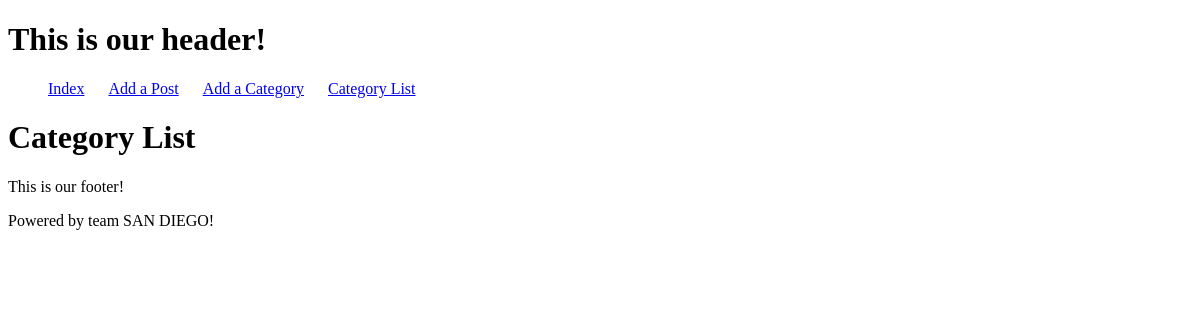
Page /category_list.php on the earlier database version.
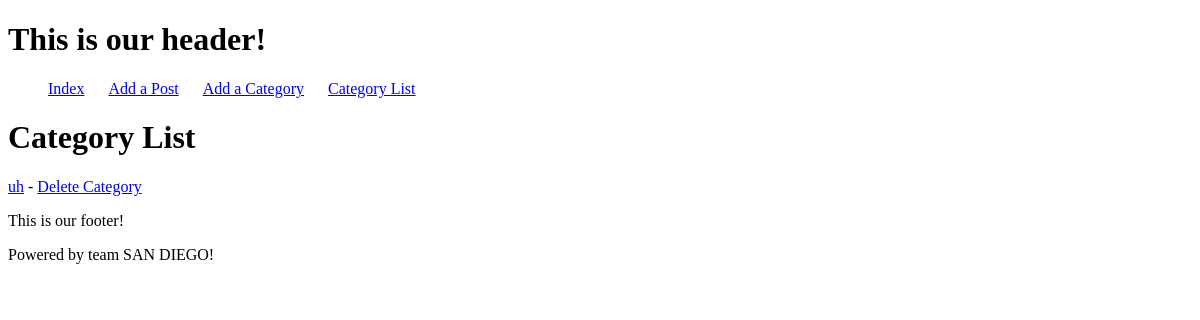
Same page on the later database version.
### tables this page shows
CREATE TABLE IF NOT EXISTS `cat` (
  `id` int(11) NOT NULL,
  `name` varchar(255) NOT NULL
);

### category_list.php (called while the page is built, shortened)
<?php
include_once DX_ROOT_DIR . 'views/templates/default_template.php';
?>

### resources/func/blog.php (called while the page is built, shortened)
<?php
function get_categories($db)
{
    $query = "
            SELECT
                id, name
            FROM cat
        ";
    try {
        $stmt = $db->prepare($query);
        $stmt->execute();
    } catch (PDOException $ex) {
        die("Failed to run query: " . $ex->getMessage());
    }
    $rows = $stmt->fetchAll();
    return $rows;
}
        ?>

### views/elements/category_list.php (the view)
<h1>Category List</h1>
<?php
$categories = get_categories($db);
foreach ($categories as $category):
    ?>
    <p>
        <a href="category.php?id=<?php echo $category['id'] ?>&name=<?php echo $category['name']?>"><?php echo htmlentities($category['name']) ?></a> -
        <a href="delete_category.php?id=<?php echo $category['id']?>">Delete Category</a>
    </p>
<?php endforeach; ?>

### views/templates/default_template.php (shortened to what this page needs)
<!DOCTYPE html>
<html lang="en">
<head>
</head>
<body>
    <?php include_once DX_ROOT_DIR . 'views/elements/header.php'; ?>
    <?php include_once DX_ROOT_DIR . $element ?>
    <?php include_once DX_ROOT_DIR . 'views/elements/footer.php'; ?>
</body>
</html>

### views/elements/header.php (shortened to what this page needs)
<header>
    <h1>This is our header!</h1>
    <nav>
        <ul>
            <li><a href="index.php">Index</a></li>
            <li><a href="add_post.php">Add a Post</a></li>
            <li><a href="add_category.php">Add a Category</a></li>
            <li><a href="category_list.php">Category List</a></li>
        </ul>
    </nav>
</header>

### views/elements/footer.php
<footer>
    <p>
        This is our footer!
    </p>
    <p>
        Powered by team SAN DIEGO!
    </p>
</footer>

### views/templates/default_template.php (style rules this page uses)
ul { list-style-type: none; }
li { display: inline; margin-right: 20px; }

Differences in the rows shown:
added cat: name "uh"
